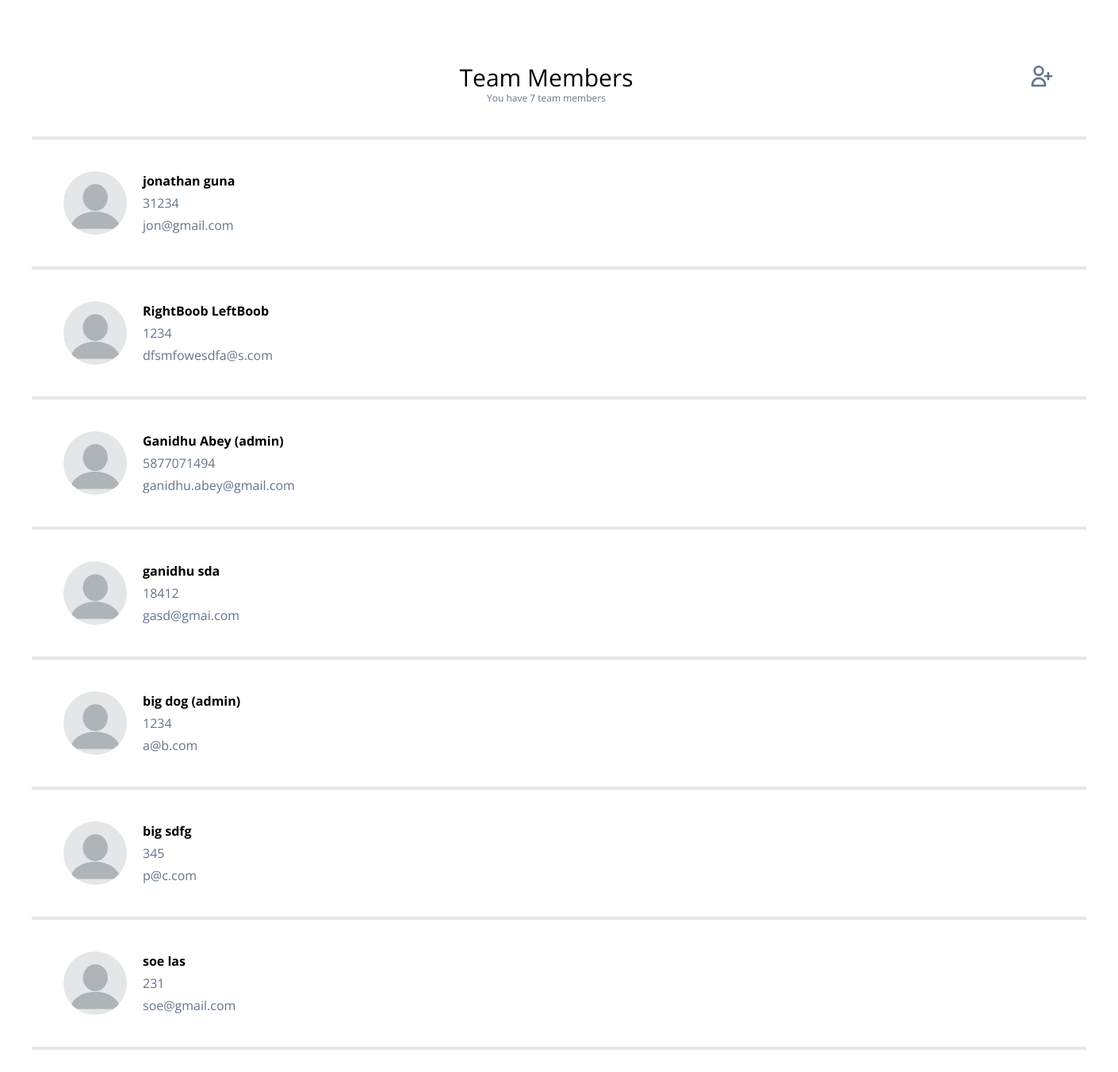
/, run on an earlier commit of the app's database.
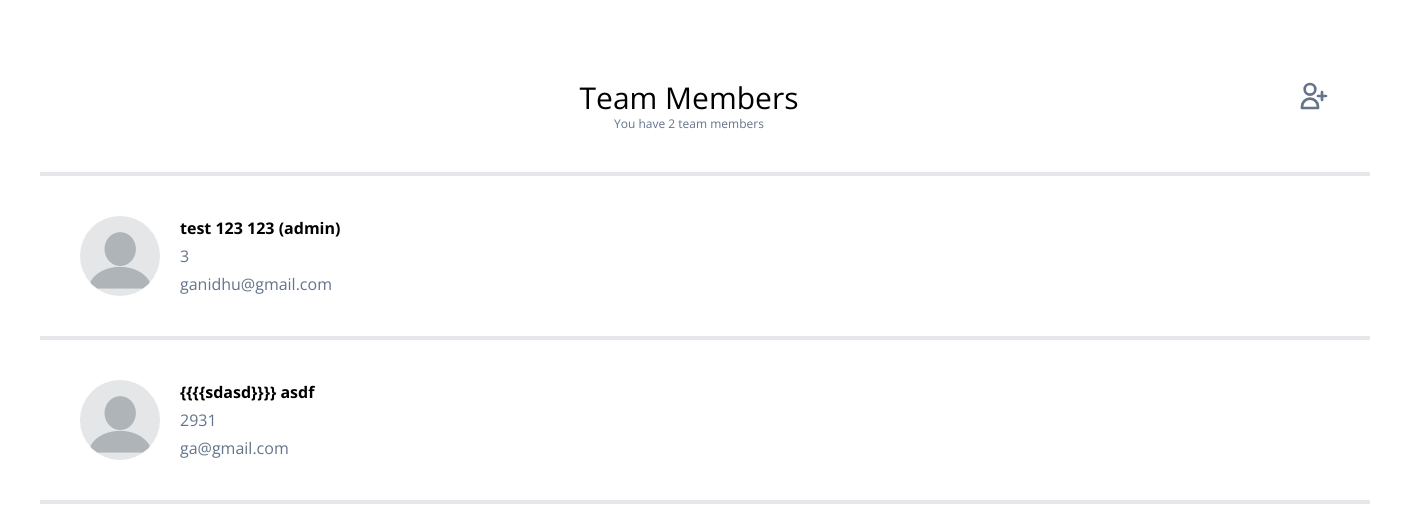
And on a later commit of the database.
### employees/models.py (models this page shows)
class TeamMember(models.Model):
    member_index = models.BigAutoField(primary_key=True)
    first_name = models.TextField(max_length=200)
    last_name = models.TextField(max_length=200)
    phone_regex = RegexValidator(regex=r'^(([+]?[0-9])|([+][0-9]?))?[-| ]?[0-9]{3}[-| ]?[0-9]{3}[-| ]?[0-9]{4}$', message="Invalid phone number")
    phone_number = models.CharField(validators=[phone_regex], default="0", max_length=17)
    email = models.EmailField(max_length = 254, default="test@example.com")
    profile_picture = models.CharField(default='profile_icon.jpg', max_length=200)
    class Role(models.IntegerChoices):
        REGULAR = 0;
        ADMIN = 1;
    role = models.IntegerField(Role.choices, default=0)

### employees/views.py (the view)
# urls.py: path("", views.MemberList.as_view(), name="display"),
class MemberList(ListView):
    model = models.TeamMember
    def get_context_data(self, **kwargs):
        context = super().get_context_data(**kwargs)
        team_count = models.TeamMember.objects.all().count()
        context['teamCount'] = team_count
        return context

### employees/templates/employees/teammember_list.html (shortened to what this page needs)
<!doctype html>
{% load static %}
<html>
  <link rel="stylesheet" href="{% static 'employees/css/styles.css' %}">
<head>
</head>
<body>
  <div class="font-body text-center p-10">
    <div class="flex justify-between border-b-4 p-10">
      <div>
        <h2 class="text-3xl"> Team Members </h2>
        <h4 class="text-xs text-slate-500"> You have {{teamCount}} team members </h4>
      </div>
      <div>
        <form id="add_data" action="add" method="GET">
          <button type="submit">
            <svg class="h-8 w-8 text-slate-500 text-xs"  fill="none" viewBox="0 0 24 24" stroke="currentColor">
              <path stroke-linecap="round" stroke-linejoin="round" stroke-width="2" d="M18 9v3m0 0v3m0-3h3m-3 0h-3m-2-5a4 4 0 11-8 0 4 4 0 018 0zM3 20a6 6 0 0112 0v1H3v-1z"/>
            </svg>
          </button>
        </form>
      </div>
    </div>
    {% for members in object_list %}
    <form id="submit_data" action="edit" method="GET">
      <div class="border-b-4">
        <button type="submit" class="flex flex-row space-x-5 p-10 hover:cursor-pointer w-[85rem]">
          <img class="object-contain h-20 w-20 rounded-full" src="{% static 'employees/images/profile.webp' %}">
          <div class="text-left space-y-1">
            {% if members.role %}
            <p class="font-bold"> {{members.first_name}} {{members.last_name}} (admin) </p>
            {% else %}
            <p class="font-bold"> {{members.first_name}} {{members.last_name}} </p>
            {% endif %}
            <p class="text-slate-500"> {{members.phone_number}} </p>
            <p class="text-slate-500"> {{members.email}} </p>
          </div>
        </button>
      </div>
    </form>
    {% endfor %}
</body>
</html>

What changed in the data, as far as the page shows it:
removed TeamMember: first_name "jonathan", last_name "guna", phone_number "31234", email "jon@gmail.com"
removed TeamMember: first_name "RightBoob", last_name "LeftBoob", phone_number "1234", email "dfsmfowesdfa@s.com"
removed TeamMember: first_name "Ganidhu", last_name "Abey", phone_number "5877071494", email "ganidhu.abey@gmail.com"
removed TeamMember: first_name "ganidhu", last_name "sda", phone_number "18412", email "gasd@gmai.com"
removed TeamMember: first_name "big", last_name "dog", phone_number "1234", email "a@b.com"
removed TeamMember: first_name "big", last_name "sdfg", phone_number "345", email "p@c.com"
removed TeamMember: first_name "soe", last_name "las", phone_number "231", email "soe@gmail.com"
added TeamMember: first_name "test 123", last_name "123", phone_number "3", email "ganidhu@gmail.com"
added TeamMember: first_name "{{{{sdasd}}}}", last_name "asdf", phone_number "2931", email "ga@gmail.com"
Also different on the page:
{{ teamCount }}: "7" → "2"
